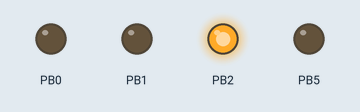
This sketch was run on a simulated ATtiny85, built with avr-gcc and run on an emulated ATtiny85. Parts: output pins drawn as LEDs (lit = HIGH).

Above: at 1.0 s.
At 4.5 s:
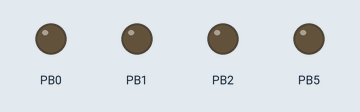
Timing chart, 0 to 9.1 s (numbered marks = the images above):
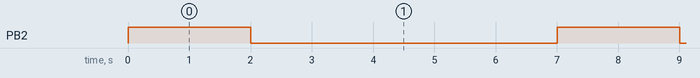

Measured:
- by itself, PB2: alternates HIGH for 2.0 s and LOW for 5.0 s

The sketch:

TrermoR.ino
```cpp
/*
  Thermostat Receiving Unit
  [ATtiny85 8Mhz internal clock]
  4/10/2022

  Protocol: 5ms Attenstion, 2.5ms gap
  Each bit: 0-750usec, 1-1500usec, 750usec gap

*/

#define XBIT    0
#define RBIT    1

#define CLOCK   16
#define BAUD    9600
#define BITDELAY 1000000/BAUD


//  Port B bit definitions
#define XSWIT   2         // Relay drive
#define RFIN    3         // RF data input

#define SPEED   750
#define HEATON  0x1234
#define HEATOFF 0x5678

int	main() {
byte  heat,last,cnt;
word  code;

DDRB    = 0b100111;       // bit 3 is input

test:

  bitSet(PORTB,XSWIT);
  Wait(2000);
  bitClear(PORTB,XSWIT);
  Wait(5000);
  goto test;

  Serout(0);
  Printx("\nHello...%d",123);

cycle:
  code=GetCode();
  Printx("\nCode = %4X",code);
  Printx(" - Cycle %d",cnt++);
  if(code==HEATON)
    bitSet(PORTB,XSWIT);
  if(code==HEATOFF)
    bitClear(PORTB,XSWIT);
  goto cycle;

}

word  GetCode() {
word  leng,code;

  while(!bitRead(PINB,RFIN))
    ;
  leng=BitTime10();
  if((leng<200)||(leng>800)) // look for 5ms pulse
    return(0);
  Wait(2);                    // move up to near 1st bit
  code=GetByte();             // read high byte
  code<<=8;                   // shift up 8 bits
  code+=GetByte();            // add in low byte
  return(code);
}

byte  GetByte() {
byte  i,leng,data;

  data=0;
  for(i=0;i<8;i++) {
    leng=BitTime10();
    data<<=1;           // high order 1st
    if(leng>100)        // greater than 1ms ?
      data|=1;          // yes, is 1 bit.
  }
  return(data);
}

// measure pulses up to 12ms
// in 10us units
// wait up to 8ms for pulse to start

word  BitTime10() {
int i;

  for(i=1;i<800;i++) {           // wait 8ms for start of bit
    delayMicroseconds(10);
    if(bitRead(PINB,RFIN))
      goto ok;
  }
  return(0);                    // low state timeout

ok:
  for(i=1;i<1200;i++) {
    delayMicroseconds(10);
    if(!bitRead(PINB,RFIN))    // went low - return count
      return(i);
  }
  return(0);                    // high state timeout
}

void  Wait(word timer) {
word i;

  for(i=0;i<timer;i++)
    delayMicroseconds(1000);     //
}

//  printf with singe value output to designated pin
//  (note: adds about 1500 bytes due to 'sprintf')

void  Printx(char *fmt, int dat) {
char  ary[40],i;

  i=0;
  sprintf(ary,fmt,dat);
  while(ary[i])
    Serout(ary[i++]);
}

// Outputs single byte (ch) to designated bit (XBIT).
// may use any bit on specified port

void  Serout(byte ch) {
byte  i;

  if(ch=='\n') Wait(5);
  bitSet(DDRB,XBIT);            // set for output
  bitClear(PORTB,XBIT);        // create start bit
  delayMicroseconds(BITDELAY);
  for(i=0;i<8;i++) {
    if(bitRead(ch,i))
      bitSet(PORTB,XBIT);
    else
      bitClear(PORTB,XBIT);
    delayMicroseconds(BITDELAY);
  }
  bitSet(PORTB,XBIT);          // create stop bit
  delayMicroseconds(BITDELAY*2);

}
```
